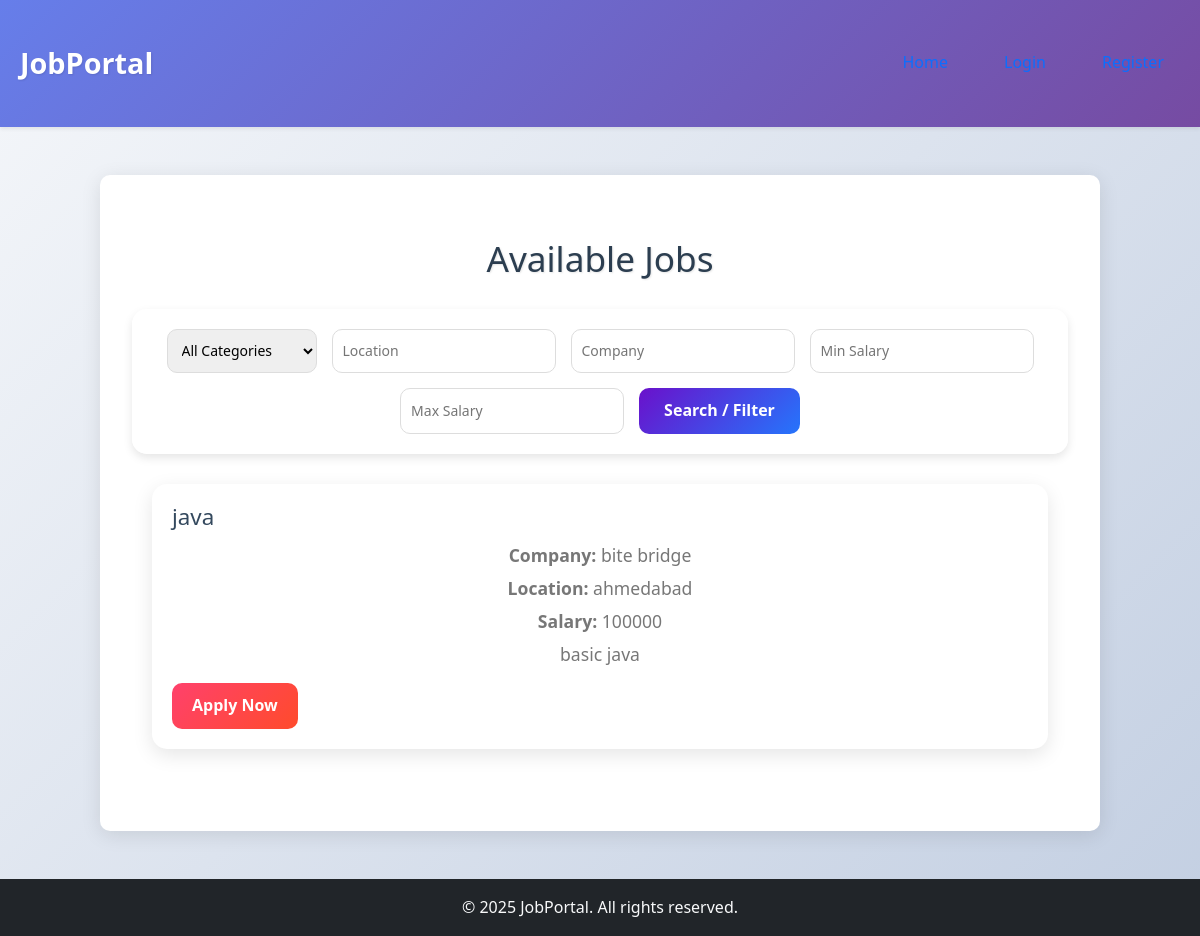
Before: / with the older database file.
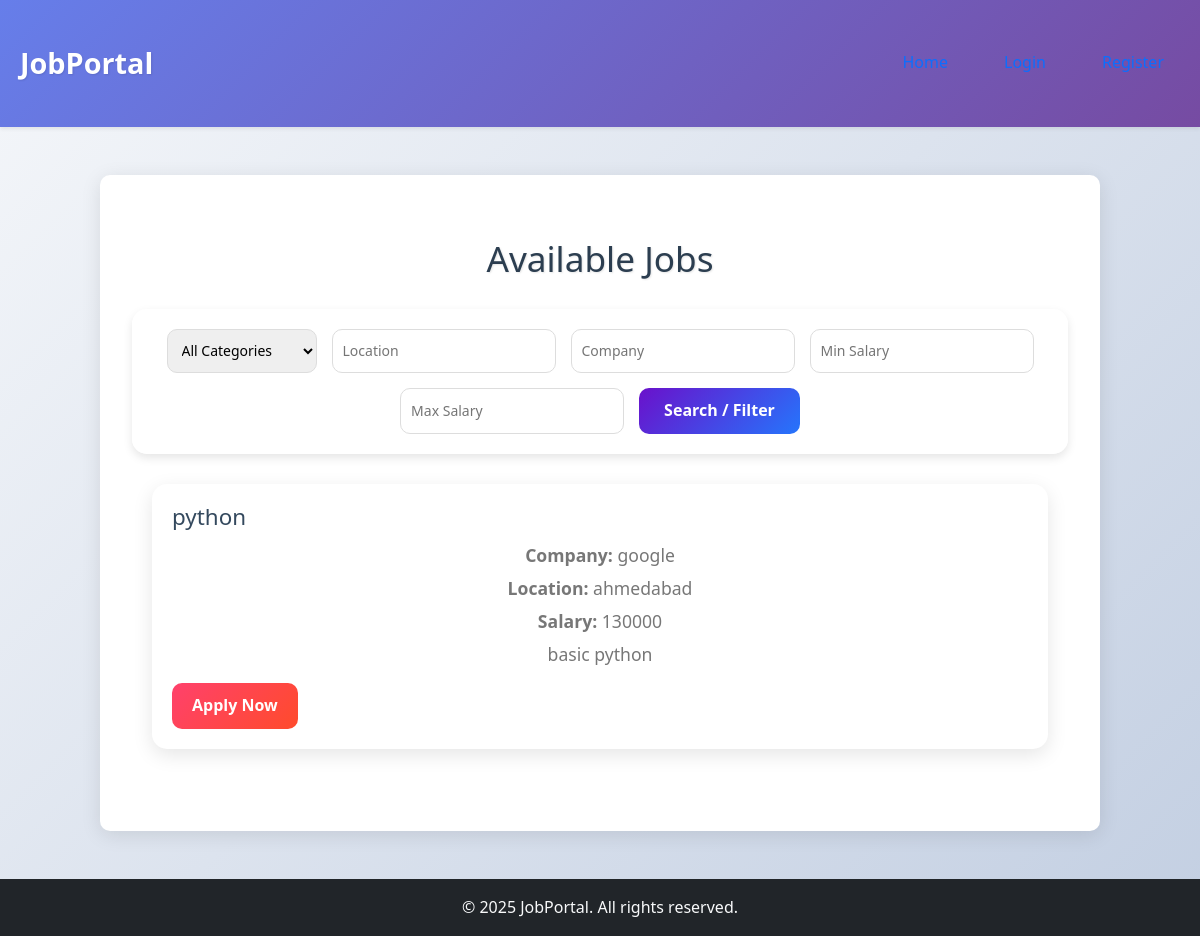
After: the same page with the newer database file.
### app.py (models this page shows)
class Job(db.Model):
    id = db.Column(db.Integer, primary_key=True)
    title = db.Column(db.String(200), nullable=False)
    description = db.Column(db.Text, nullable=False)
    salary = db.Column(db.String(100))
    location = db.Column(db.String(200))
    category = db.Column(db.String(100))
    company = db.Column(db.String(200))
    posted_by = db.Column(db.Integer, db.ForeignKey('user.id'))
    created_at = db.Column(db.DateTime, default=datetime.utcnow)
    applications = db.relationship('Application', back_populates='job', lazy=True)
    applications = db.relationship('Application', back_populates='job', lazy=True)

### app.py (the view)
@app.route('/')
def index():
    jobs = Job.query.order_by(Job.created_at.desc()).all()
    return render_template('index.html', user=current_user, jobs=jobs)

### app.py (called while the page is built)
@app.context_processor
def inject_user():
    return dict(user=current_user)

### templates/index.html (shortened to what this page needs)
{% extends 'base.html' %}
{% block content %}
<h2>Available Jobs</h2>
<link rel="stylesheet" href="{{ url_for('static', filename='css/index.css') }}">
<form method="GET" action="{{ url_for('index') }}" class="job-filter-form">
    <select name="category">
        <option value="">All Categories</option>
        {% set categories = jobs|map(attribute='category')|unique %}
    </select>
    <input type="text" name="location" placeholder="Location" value="{{ location or '' }}">
    <input type="text" name="company" placeholder="Company" value="{{ company or '' }}">
    <input type="number" name="min_salary" placeholder="Min Salary" value="{{ min_salary or '' }}">
    <input type="number" name="max_salary" placeholder="Max Salary" value="{{ max_salary or '' }}">
    <button type="submit" class="btn-search">Search / Filter</button>
</form>
<div class="jobs-container">
    {% if jobs %}
    {% for job in jobs %}
    <div class="job-card">
        <h3>{{ job.title }}</h3>
        <p><strong>Company:</strong> {{ job.company }}</p>
        <p><strong>Location:</strong> {{ job.location }}</p>
        <p><strong>Salary:</strong> {{ job.salary or 'Not specified' }}</p>
        <p>{{ job.description[:150] }}{% if job.description|length > 150 %}...{% endif %}</p>
        {% if user and not user.is_employer %}
        <a href="{{ url_for('apply_job', job_id=job.id) }}" class="btn-apply">Apply Now</a>
        {% endif %}
    </div>
    {% endfor %}
    {% else %}
    <p>No jobs available at the moment.</p>
    {% endif %}
</div>
{% endblock %}

Changed rows visible on the page:
removed Job: title "java", company "bite bridge", location "ahmedabad", salary "100000", description "basic java"
added Job: title "python", company "google", location "ahmedabad", salary "130000", description "basic python"
